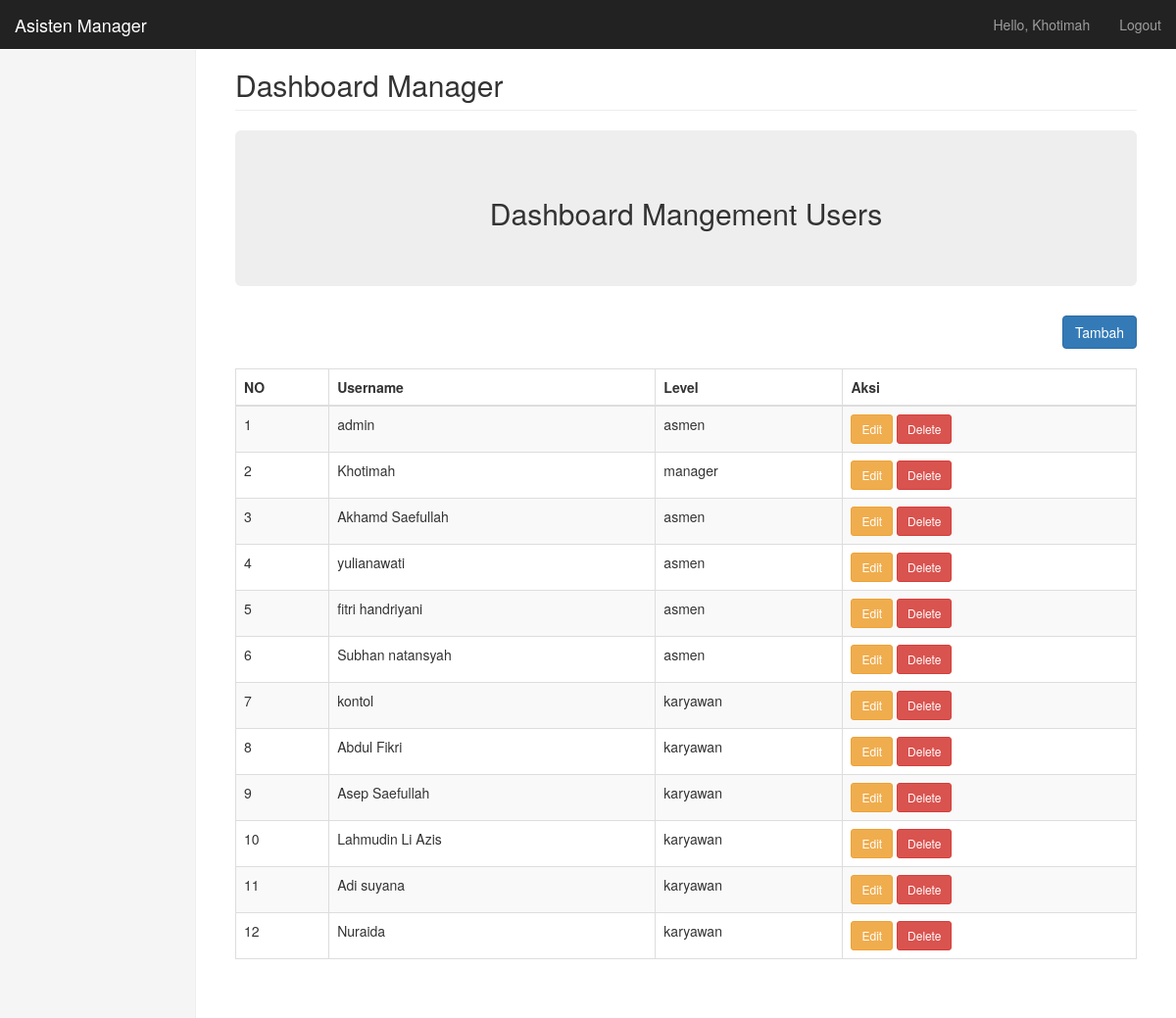
Page /asmen/users/v_index.php (signed in) on the committed database.
### tables this page shows
CREATE TABLE `user` (
  `id_user` int(11) NOT NULL,
  `user` varchar(50) NOT NULL,
  `pass` varchar(100) NOT NULL,
  `level` enum('asmen','karyawan','manager') NOT NULL,
  `last_login` datetime DEFAULT NULL
);

### asmen/users/v_index.php (the view, shortened to what this page needs)
<?php
    include '../../koneksi.php';
    ?>
<!DOCTYPE html>
<html lang="en">
<head>
    <link href="../../css/bootstrap.min.css" rel="stylesheet">
    <link href="../../css/dashboard.css" rel="stylesheet">
    <link href="https://cdn.datatables.net/1.10.22/css/dataTables.bootstrap.min.css" rel="stylesheet" type="text/css" />
    <link href="../../css/dataTables.tableTools.min.css" rel="stylesheet" type="text/css" />
</head>
<body>
    <nav class="navbar navbar-inverse navbar-fixed-top">
        <div class="container-fluid">
            <div class="navbar-header">
                <a class="navbar-brand" href="#">Asisten Manager</a>
            </div>
            <div id="navbar" class="navbar-collapse collapse">
                <ul class="nav navbar-nav navbar-right">
                    <li><a href="#"><?php echo "Hello, ".ucwords($_SESSION['user']);?></a></li>
                    <li><a href="../../logout.php">Logout</a></li>
                </ul>
            </div>
        </div>
    </nav>
    <div class="container-fluid">
        <div class="row">
            <div class="col-sm-3 col-md-2 sidebar">
            </div>
            <div class="col-sm-9 col-sm-offset-3 col-md-10 col-md-offset-2 main">
                <h2 class="page-header">Dashboard <?php echo ucfirst($_SESSION['level']);?></h2>
                <div class="row">
                    <div class="col-lg-12">
                        <div class="jumbotron">
                            <h2 class="text-center">Dashboard Mangement Users</h2>
                        </div>
                        <div style="text-align: right;">
                            <button class="btn btn-xl btn-primary" data-toggle="modal" data-target="#exampleModal">Tambah</button>
                        </div><br>
                        <table id="denomKertas" class="table table-bordered table-striped dataTable">
                            <thead>
                                <tr role="row">
                                    <th>NO</th>
                                    <th>Username</th>
                                    <th>Level</th>
                                    <th>Aksi</th>
                                </tr>
                            </thead>
                            <tbody>
                                <?php
                                $results = $mysqli->query("SELECT * FROM user");
                                if ($results->num_rows > 0) {
                                    $no =1;
                                    while ($row = $results->fetch_assoc()) {
                                    ?>
                                        <tr>
                                            <td><?php echo $no++; ?></td>
                                            <td><?=$row['user'] ?></td>
                                            <td><?=$row['level'] ?></td>
                                            <td>
                                                <a class="btn btn-sm btn-warning" href="v_edit.php?id_user=<?= $row['id_user']?>">Edit</a>
                                                <a class="btn btn-sm btn-danger" href="func_del_user.php?id_user=<?=$row["id_user"]?>">Delete</a>
                                            </td>
                                        </tr>
                                        <?php
                                    }
                                }
                                ?>
                            </tbody>
                        </table>
                    </div>
                </div>
                <br>
            </div>
        </div>
    </div>
</body>
</html>

### css/dashboard.css (style rules this page uses)
body { padding-top: 50px; }
.navbar-fixed-top { border: 0; }
.sidebar { display: none; }
@media (min-width: 768px) { .sidebar { position: fixed; top: 51px; bottom: 0; left: 0; z-index: 1000; display: block; padding: 20px; overflow-x: hidden; overflow-y: auto; background-color: #f5f5f5; border-right: 1px solid #eee; } }
.main { padding: 20px; }
@media (min-width: 768px) { .main { padding-right: 40px; padding-left: 40px; } }
.main .page-header { margin-top: 0; }

### rows in the picture
user: user "admin", level "asmen"
user: user "Khotimah", level "manager"
user: user "Akhamd Saefullah", level "asmen"
user: user "yulianawati", level "asmen"
user: user "fitri handriyani", level "asmen"
user: user "Subhan natansyah", level "asmen"
user: user "kontol", level "karyawan"
user: user "Abdul Fikri", level "karyawan"
user: user "Asep Saefullah", level "karyawan"
user: user "Lahmudin Li Azis", level "karyawan"
user: user "Adi suyana", level "karyawan"
user: user "Nuraida", level "karyawan"

### other values in the picture
$_SESSION['user'] "Khotimah"
$_SESSION['level'] "Manager"
